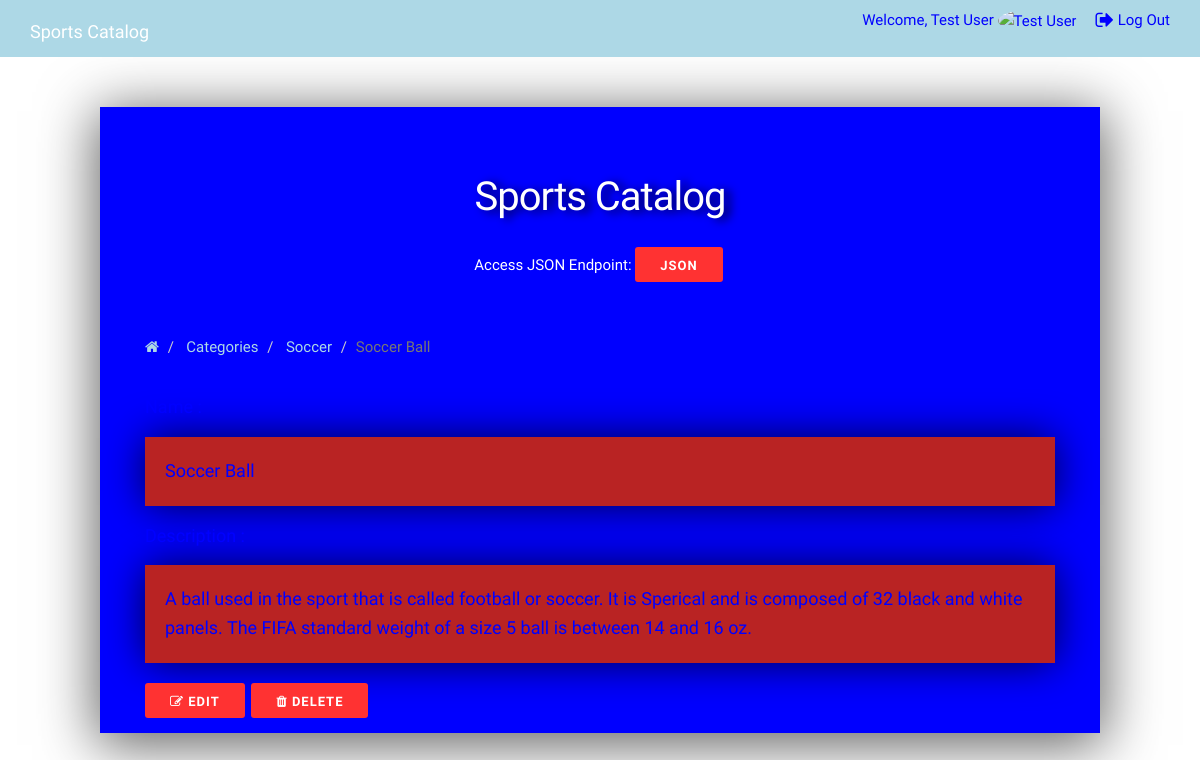
Page /catalog/1/1 (signed in) on the committed database.
### database_setup.py (models this page shows, shortened)
class Category(Base):
    __tablename__ = 'category'
    id = Column(Integer, primary_key=True)
    name = Column(String(80), nullable=False)

class Item(Base):
    __tablename__ = 'item'
    id = Column(Integer, primary_key=True)
    name = Column(String(80), nullable=False)
    description = Column(String(250))
    picture = Column(String(250))
    created_at = Column(TIMESTAMP, nullable=False)
    updated_at = Column(TIMESTAMP)
    category_id = Column(Integer, ForeignKey('category.id'), nullable=False)
    category = relationship(Category)
    user_id = Column(Integer, ForeignKey('user.id'), nullable=False)
    user = relationship(User)

### catalog.py (the view)
@app.route('/catalog/<int:category_id>/<item_id>')
def displayItem(category_id, item_id):
    category = db_session.query(Category).filter_by(
        id=category_id).one()
    item = db_session.query(Item).filter_by(id=item_id).one()
    return render_template(
        'displayItem.html', item=item, category=category)

### templates/displayItem.html
{% extends "index.html" %}
{% block content %}
<ol class="breadcrumb">
    <li> <a href="/"><i class="fa fa-home" aria-hidden="true"></i></a> </li>
    <li> <a href="{{ url_for('displayCategory', category_id=category.id) }}">Categories</a> </li>
    <li> <a href="{{ url_for('displayCategory', category_id=category.id) }}">{{ category.name }}</a> </li>
    <li class="active">{{ item.name }} </li>
</ol>
    <div class="container-fluid">
<h4>Name : </h4>
        <p>{{ item.name }}</p>
    <h4>Description : </h4>
        <p>{{ item.description }}</p>
    <div class="button-styles">
    {% if 'username' in session and session['user_id'] == item.user_id %}
            <button><i class="fa fa-pencil-square-o" aria-hidden="true"></i><a href="{{ url_for('edit', item_id=item.id) }}"> Edit</a></button>
            <button><i class="fa fa-trash" aria-hidden="true"></i><a href="{{ url_for('delete', item_id=item.id) }}"> Delete</a></button>
    {% endif %}
    </div>
    </div>
{% endblock %}

### static/css/styles.css (style rules this page uses)
html { font-size: 62.5%; }
body { font-size: 1.5em; line-height: 1.6; font-weight: 400; font-family: 'Droid Sans', sans-serif; color: blue; }
ol, ul { padding-left: 0; margin-top: 25px; }
button, button { display: inline-block; padding: 0 25px; font-size: 13px; font-weight: 600; line-height: 38px; letter-spacing: .1rem; text-transform: uppercase; white-space: nowrap; border-radius: 4px; cursor: pointer; box-sizing: border-box; }
ul, ol, form { margin-bottom: 2.5rem; }
a:link, a:active, a:visited { color: #FFFFFF; text-decoration: none; }
a.button, .button, button, input[type="button"] { color: white; border: none; border-radius: 3px; height: 35px; margin-right: .3rem; background: #ff3232; }
.container-fluid p { box-shadow: 0 0 42px -1px rgba(0, 0, 0, 0.75); padding: 20px; margin: 20px 0 20px 0; font-size: 18px; background-color: #B92323; }
.breadcrumb { background-color: #0000FF ; }
.breadcrumb a { color: lightblue; }

### rows in the picture
Category: name "Soccer"
Item: name "Soccer Ball", description "A ball used in the sport that is called football or soccer. It is Sperical and is composed of 32 black and white panels. The FIFA standard weight of a size 5 ball is between 14 and 16 oz."

### other values in the picture
{{ session['username'] }} "Test User"
